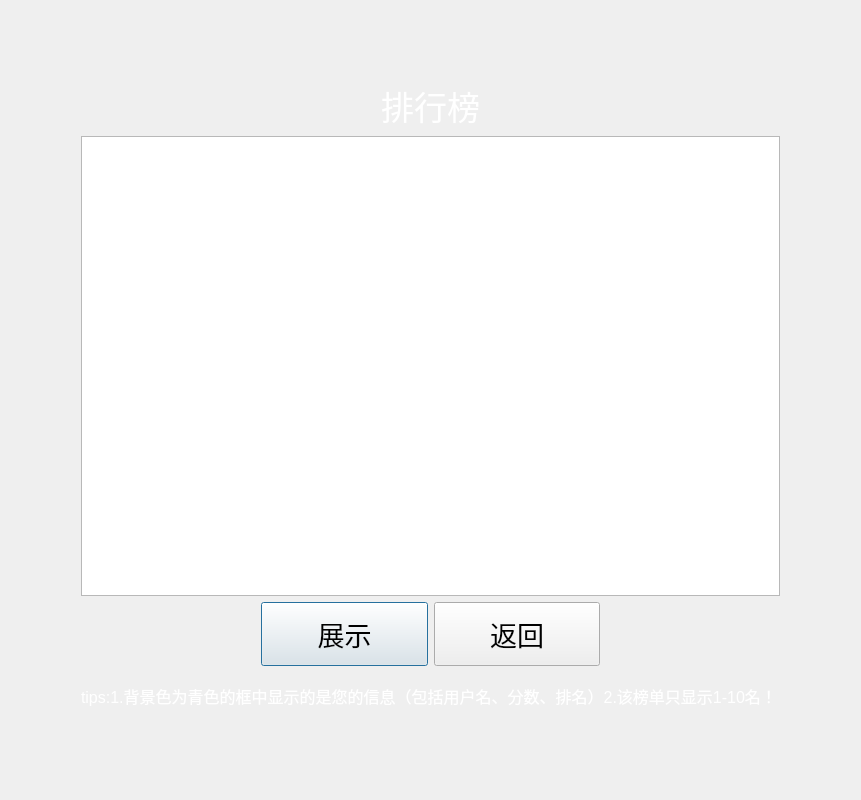
<?xml version="1.0" encoding="UTF-8"?>
<ui version="4.0">
 <class>rankDialog</class>
 <widget class="QDialog" name="rankDialog">
  <property name="geometry">
   <rect>
    <x>0</x>
    <y>0</y>
    <width>861</width>
    <height>800</height>
   </rect>
  </property>
  <property name="windowTitle">
   <string>排行榜</string>
  </property>
  <property name="styleSheet">
   <string notr="true">#rankDialog{border-image: url(:/images/background2.jpg);}</string>
  </property>
  <layout class="QGridLayout" name="gridLayout">
   <item row="1" column="0">
    <spacer name="horizontalSpacer_3">
     <property name="orientation">
      <enum>Qt::Horizontal</enum>
     </property>
     <property name="sizeType">
      <enum>QSizePolicy::Fixed</enum>
     </property>
     <property name="sizeHint" stdset="0">
      <size>
       <width>70</width>
       <height>20</height>
      </size>
     </property>
    </spacer>
   </item>
   <item row="0" column="1">
    <spacer name="verticalSpacer">
     <property name="orientation">
      <enum>Qt::Vertical</enum>
     </property>
     <property name="sizeType">
      <enum>QSizePolicy::Fixed</enum>
     </property>
     <property name="sizeHint" stdset="0">
      <size>
       <width>20</width>
       <height>70</height>
      </size>
     </property>
    </spacer>
   </item>
   <item row="4" column="1">
    <spacer name="verticalSpacer_2">
     <property name="orientation">
      <enum>Qt::Vertical</enum>
     </property>
     <property name="sizeType">
      <enum>QSizePolicy::Fixed</enum>
     </property>
     <property name="sizeHint" stdset="0">
      <size>
       <width>20</width>
       <height>70</height>
      </size>
     </property>
    </spacer>
   </item>
   <item row="1" column="1" rowspan="2">
    <layout class="QVBoxLayout" name="verticalLayout_2" stretch="8,1">
     <item>
      <layout class="QVBoxLayout" name="verticalLayout">
       <item>
        <widget class="QLabel" name="label">
         <property name="font">
          <font>
           <family>微软雅黑</family>
           <pointsize>25</pointsize>
          </font>
         </property>
         <property name="styleSheet">
          <string notr="true">color:white;</string>
         </property>
         <property name="text">
          <string>排行榜</string>
         </property>
         <property name="alignment">
          <set>Qt::AlignCenter</set>
         </property>
        </widget>
       </item>
       <item>
        <widget class="QTableView" name="tableView">
         <property name="font">
          <font>
           <family>楷体</family>
           <pointsize>16</pointsize>
          </font>
         </property>
         <property name="styleSheet">
          <string notr="true">background:transparent;color:black;
border:2px groove gray;border-radius:10px;padding:2px 4px;
QHeaderView::section:vertical {
    background: transparent;
        width: 30px;
};
QHeaderView::section:horizontal {
     background: transparent;
        height: 30px;
}</string>
         </property>
        </widget>
       </item>
      </layout>
     </item>
     <item>
      <layout class="QHBoxLayout" name="horizontalLayout">
       <item>
        <spacer name="horizontalSpacer">
         <property name="orientation">
          <enum>Qt::Horizontal</enum>
         </property>
         <property name="sizeType">
          <enum>QSizePolicy::Fixed</enum>
         </property>
         <property name="sizeHint" stdset="0">
          <size>
           <width>180</width>
           <height>20</height>
          </size>
         </property>
        </spacer>
       </item>
       <item>
        <widget class="QPushButton" name="pushButton_2">
         <property name="sizePolicy">
          <sizepolicy hsizetype="Minimum" vsizetype="Minimum">
           <horstretch>0</horstretch>
           <verstretch>0</verstretch>
          </sizepolicy>
         </property>
         <property name="font">
          <font>
           <pointsize>20</pointsize>
          </font>
         </property>
         <property name="styleSheet">
          <string notr="true">#pushButton_2{color:black;
border-image: url(:/images/button2.png);}
#pushButton_2:hover{color:white;
border-image: url(:/images/button2.png);}
#pushButton_2:pressed{color:green;
border-image: url(:/images/button2.png);}</string>
         </property>
         <property name="text">
          <string>展示</string>
         </property>
        </widget>
       </item>
       <item>
        <widget class="QPushButton" name="pushButton">
         <property name="sizePolicy">
          <sizepolicy hsizetype="Minimum" vsizetype="Minimum">
           <horstretch>0</horstretch>
           <verstretch>0</verstretch>
          </sizepolicy>
         </property>
         <property name="font">
          <font>
           <pointsize>20</pointsize>
          </font>
         </property>
         <property name="styleSheet">
          <string notr="true">#pushButton{color:black;
border-image: url(:/images/button2.png);}
#pushButton:hover{color:white;
border-image: url(:/images/button2.png);}
#pushButton:pressed{color:green;
border-image: url(:/images/button2.png);}</string>
         </property>
         <property name="text">
          <string>返回</string>
         </property>
        </widget>
       </item>
       <item>
        <spacer name="horizontalSpacer_2">
         <property name="orientation">
          <enum>Qt::Horizontal</enum>
         </property>
         <property name="sizeType">
          <enum>QSizePolicy::Fixed</enum>
         </property>
         <property name="sizeHint" stdset="0">
          <size>
           <width>180</width>
           <height>20</height>
          </size>
         </property>
        </spacer>
       </item>
      </layout>
     </item>
    </layout>
   </item>
   <item row="2" column="2">
    <spacer name="horizontalSpacer_4">
     <property name="orientation">
      <enum>Qt::Horizontal</enum>
     </property>
     <property name="sizeType">
      <enum>QSizePolicy::Fixed</enum>
     </property>
     <property name="sizeHint" stdset="0">
      <size>
       <width>70</width>
       <height>20</height>
      </size>
     </property>
    </spacer>
   </item>
   <item row="3" column="1">
    <widget class="QLabel" name="label_2">
     <property name="sizePolicy">
      <sizepolicy hsizetype="Expanding" vsizetype="Fixed">
       <horstretch>0</horstretch>
       <verstretch>0</verstretch>
      </sizepolicy>
     </property>
     <property name="font">
      <font>
       <pointsize>12</pointsize>
      </font>
     </property>
     <property name="styleSheet">
      <string notr="true">color:white;</string>
     </property>
     <property name="text">
      <string>tips:1.背景色为青色的框中显示的是您的信息（包括用户名、分数、排名）2.该榜单只显示1-10名！</string>
     </property>
     <property name="wordWrap">
      <bool>true</bool>
     </property>
    </widget>
   </item>
  </layout>
 </widget>
 <resources/>
 <connections/>
</ui>
